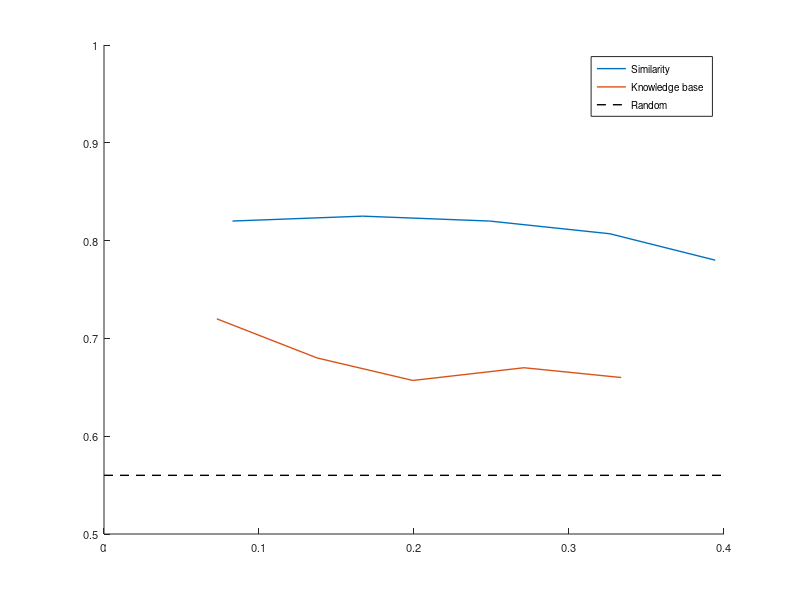

Write the MATLAB code that produced this figure. (Note: this script raises an error after producing the figure.)

% Precision 
P = [0.82 0.825 0.82 0.807 0.78
     0.72 0.68 0.657 0.67 0.66];

% Recall
R = repmat(100:100:500, [], 2) .* P / 989;


figure;
plot(R', P', 'LineWidth', 1);
hold on;
box off;
plot(0:0.1:0.4, ones(5,1)*0.56, 'k--', 'LineWidth', 1)
legend('Similarity', 'Knowledge base', 'Random');
set(gca, 'FontSize', 8)
axis([0 0.4 0.5 1])
prepare_figure('expt.pdf', [3.32 2.5], 'Recall', 'Precision');

P = [0.9  0.88 0.833 0.815 0.784
     0.88 0.83 0.837 0.813 0.768
     0.82 0.825 0.82 0.807 0.78
     0.79 0.74 0.7   0.68  0.67
     0.72 0.68 0.657 0.67  0.66
    ];

% Recall
R = repmat(100:100:500, [], 5) .* P / 989;

figure;
hold on;
plot(R(1,:), P(1,:), 'r', 'LineWidth', 1);
plot(R(2,:), P(2,:), 'b', 'LineWidth', 1);
plot(R(3,:), P(3,:), 'b--', 'LineWidth', 1);
plot(R(4,:), P(4,:), 'Color', [0 0.5 0], 'LineWidth', 1);
plot(R(5,:), P(5,:), '--', 'Color', [0 0.5 0], 'LineWidth', 1);
legend('Hybrid', 'Sim + relevance', 'Similarity', 'KB + relevance', ...
       'Knowledge base');
prepare_figure('expt2.pdf', [3.32 2.5], 'Recall', 'Precision');
set(gca, 'FontSize', 8);
axis([0 0.5 0.65 1])
prepare_figure('expt_relevance.pdf', [3.32 2.5], 'Recall', 'Precision');

